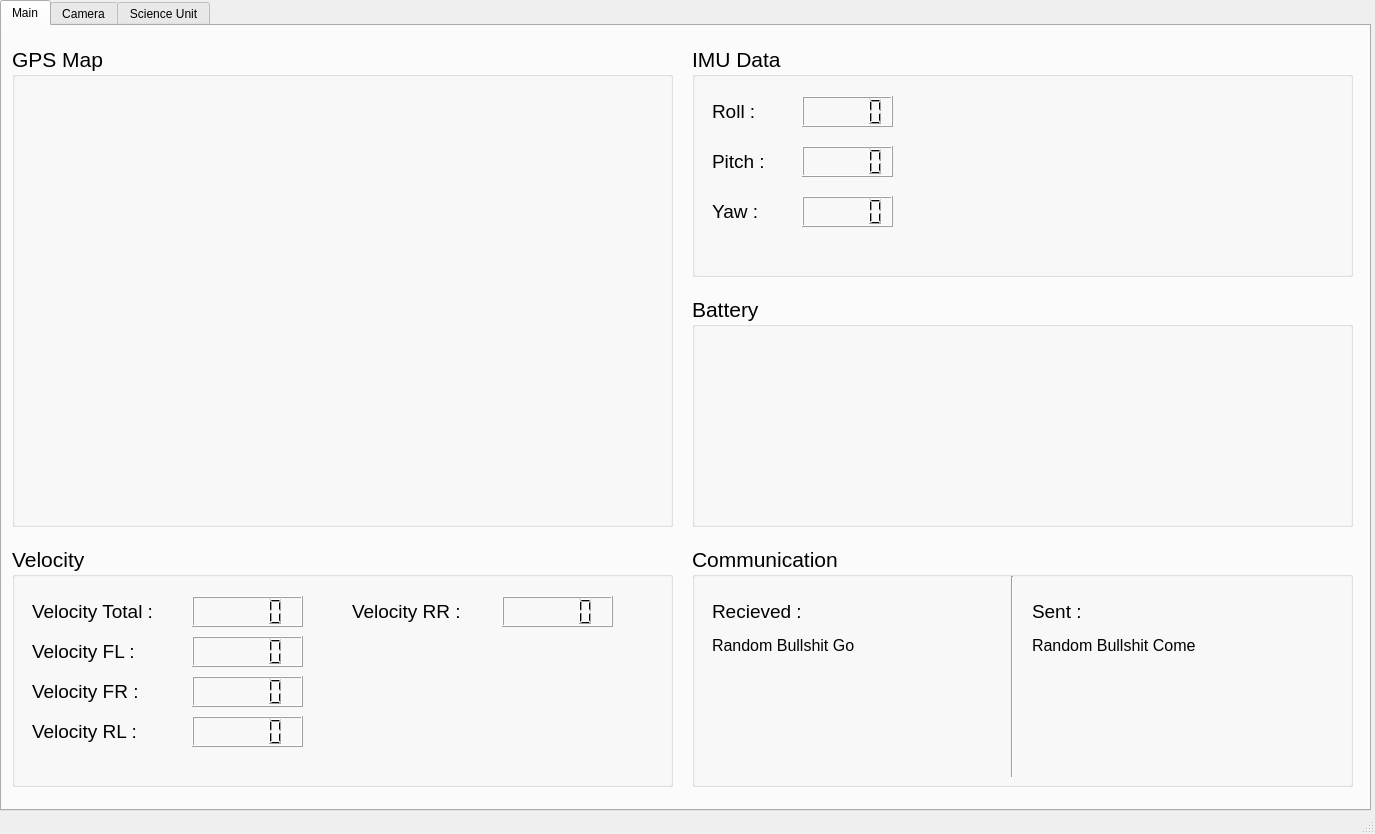
<?xml version="1.0" encoding="UTF-8"?>
<ui version="4.0">
 <class>MainWindow</class>
 <widget class="QMainWindow" name="MainWindow">
  <property name="geometry">
   <rect>
    <x>0</x>
    <y>0</y>
    <width>1375</width>
    <height>834</height>
   </rect>
  </property>
  <property name="windowTitle">
   <string>METU GUI</string>
  </property>
  <widget class="QWidget" name="centralwidget">
   <widget class="QTabWidget" name="TheTab">
    <property name="geometry">
     <rect>
      <x>0</x>
      <y>0</y>
      <width>1371</width>
      <height>811</height>
     </rect>
    </property>
    <property name="currentIndex">
     <number>0</number>
    </property>
    <widget class="QWidget" name="MainTab">
     <attribute name="title">
      <string>Main</string>
     </attribute>
     <widget class="QGroupBox" name="GPSMapGroupBox">
      <property name="geometry">
       <rect>
        <x>10</x>
        <y>20</y>
        <width>661</width>
        <height>481</height>
       </rect>
      </property>
      <property name="font">
       <font>
        <pointsize>16</pointsize>
       </font>
      </property>
      <property name="title">
       <string>GPS Map</string>
      </property>
      <widget class="QWidget" name="gridLayoutWidget_2">
       <property name="geometry">
        <rect>
         <x>10</x>
         <y>40</y>
         <width>641</width>
         <height>431</height>
        </rect>
       </property>
       <layout class="QGridLayout" name="GPSMapLayout"/>
      </widget>
     </widget>
     <widget class="QGroupBox" name="VelocityGroupBox">
      <property name="geometry">
       <rect>
        <x>10</x>
        <y>520</y>
        <width>661</width>
        <height>241</height>
       </rect>
      </property>
      <property name="font">
       <font>
        <pointsize>16</pointsize>
       </font>
      </property>
      <property name="title">
       <string>Velocity</string>
      </property>
      <widget class="QLabel" name="VelocityTotalText">
       <property name="geometry">
        <rect>
         <x>20</x>
         <y>50</y>
         <width>131</width>
         <height>31</height>
        </rect>
       </property>
       <property name="font">
        <font>
         <pointsize>14</pointsize>
        </font>
       </property>
       <property name="text">
        <string>Velocity Total :</string>
       </property>
      </widget>
      <widget class="QLabel" name="VelocityFLText">
       <property name="geometry">
        <rect>
         <x>20</x>
         <y>90</y>
         <width>131</width>
         <height>31</height>
        </rect>
       </property>
       <property name="font">
        <font>
         <pointsize>14</pointsize>
        </font>
       </property>
       <property name="text">
        <string>Velocity FL :</string>
       </property>
      </widget>
      <widget class="QLabel" name="VelocityFRText">
       <property name="geometry">
        <rect>
         <x>20</x>
         <y>130</y>
         <width>131</width>
         <height>31</height>
        </rect>
       </property>
       <property name="font">
        <font>
         <pointsize>14</pointsize>
        </font>
       </property>
       <property name="text">
        <string>Velocity FR :</string>
       </property>
      </widget>
      <widget class="QLabel" name="VelocityRLText">
       <property name="geometry">
        <rect>
         <x>20</x>
         <y>170</y>
         <width>131</width>
         <height>31</height>
        </rect>
       </property>
       <property name="font">
        <font>
         <pointsize>14</pointsize>
        </font>
       </property>
       <property name="text">
        <string>Velocity RL :</string>
       </property>
      </widget>
      <widget class="QLabel" name="VelocityRRText">
       <property name="geometry">
        <rect>
         <x>340</x>
         <y>50</y>
         <width>131</width>
         <height>31</height>
        </rect>
       </property>
       <property name="font">
        <font>
         <pointsize>14</pointsize>
        </font>
       </property>
       <property name="text">
        <string>Velocity RR :</string>
       </property>
      </widget>
      <widget class="QLCDNumber" name="VelocityTotalLCDNumber">
       <property name="geometry">
        <rect>
         <x>180</x>
         <y>50</y>
         <width>111</width>
         <height>31</height>
        </rect>
       </property>
      </widget>
      <widget class="QLCDNumber" name="VelocityFLLCDNumber">
       <property name="geometry">
        <rect>
         <x>180</x>
         <y>90</y>
         <width>111</width>
         <height>31</height>
        </rect>
       </property>
      </widget>
      <widget class="QLCDNumber" name="VelocityFRLCDNumber">
       <property name="geometry">
        <rect>
         <x>180</x>
         <y>130</y>
         <width>111</width>
         <height>31</height>
        </rect>
       </property>
      </widget>
      <widget class="QLCDNumber" name="VelocityRLLCDNumber">
       <property name="geometry">
        <rect>
         <x>180</x>
         <y>170</y>
         <width>111</width>
         <height>31</height>
        </rect>
       </property>
      </widget>
      <widget class="QLCDNumber" name="VelocityRRLCDNumber">
       <property name="geometry">
        <rect>
         <x>490</x>
         <y>50</y>
         <width>111</width>
         <height>31</height>
        </rect>
       </property>
      </widget>
     </widget>
     <widget class="QGroupBox" name="IMUGroupBox">
      <property name="geometry">
       <rect>
        <x>690</x>
        <y>20</y>
        <width>661</width>
        <height>231</height>
       </rect>
      </property>
      <property name="font">
       <font>
        <pointsize>16</pointsize>
       </font>
      </property>
      <property name="title">
       <string>IMU Data</string>
      </property>
      <widget class="QLabel" name="RollText">
       <property name="geometry">
        <rect>
         <x>20</x>
         <y>50</y>
         <width>81</width>
         <height>31</height>
        </rect>
       </property>
       <property name="font">
        <font>
         <pointsize>14</pointsize>
        </font>
       </property>
       <property name="text">
        <string>Roll : </string>
       </property>
      </widget>
      <widget class="QLabel" name="PitchText">
       <property name="geometry">
        <rect>
         <x>20</x>
         <y>100</y>
         <width>81</width>
         <height>31</height>
        </rect>
       </property>
       <property name="font">
        <font>
         <pointsize>14</pointsize>
        </font>
       </property>
       <property name="text">
        <string>Pitch :</string>
       </property>
      </widget>
      <widget class="QLabel" name="YawText">
       <property name="geometry">
        <rect>
         <x>20</x>
         <y>150</y>
         <width>81</width>
         <height>31</height>
        </rect>
       </property>
       <property name="font">
        <font>
         <pointsize>14</pointsize>
        </font>
       </property>
       <property name="text">
        <string>Yaw :</string>
       </property>
      </widget>
      <widget class="QLCDNumber" name="RollLCDNumber">
       <property name="geometry">
        <rect>
         <x>110</x>
         <y>50</y>
         <width>91</width>
         <height>31</height>
        </rect>
       </property>
      </widget>
      <widget class="QLCDNumber" name="PitchLCDNumber">
       <property name="geometry">
        <rect>
         <x>110</x>
         <y>100</y>
         <width>91</width>
         <height>31</height>
        </rect>
       </property>
      </widget>
      <widget class="QLCDNumber" name="YawLCDNumber">
       <property name="geometry">
        <rect>
         <x>110</x>
         <y>150</y>
         <width>91</width>
         <height>31</height>
        </rect>
       </property>
      </widget>
     </widget>
     <widget class="QGroupBox" name="BatteryGroupBox">
      <property name="geometry">
       <rect>
        <x>690</x>
        <y>270</y>
        <width>661</width>
        <height>231</height>
       </rect>
      </property>
      <property name="font">
       <font>
        <pointsize>16</pointsize>
       </font>
      </property>
      <property name="title">
       <string>Battery</string>
      </property>
      <widget class="QLabel" name="BatteryShow">
       <property name="geometry">
        <rect>
         <x>60</x>
         <y>30</y>
         <width>541</width>
         <height>191</height>
        </rect>
       </property>
       <property name="text">
        <string/>
       </property>
      </widget>
     </widget>
     <widget class="QGroupBox" name="CommunicationGroupBox">
      <property name="geometry">
       <rect>
        <x>690</x>
        <y>520</y>
        <width>661</width>
        <height>241</height>
       </rect>
      </property>
      <property name="font">
       <font>
        <pointsize>16</pointsize>
       </font>
      </property>
      <property name="title">
       <string>Communication</string>
      </property>
      <widget class="QLabel" name="RecievedText">
       <property name="geometry">
        <rect>
         <x>20</x>
         <y>50</y>
         <width>101</width>
         <height>31</height>
        </rect>
       </property>
       <property name="font">
        <font>
         <pointsize>14</pointsize>
        </font>
       </property>
       <property name="text">
        <string>Recieved : </string>
       </property>
      </widget>
      <widget class="QLabel" name="SentText">
       <property name="geometry">
        <rect>
         <x>340</x>
         <y>50</y>
         <width>81</width>
         <height>31</height>
        </rect>
       </property>
       <property name="font">
        <font>
         <pointsize>14</pointsize>
        </font>
       </property>
       <property name="text">
        <string>Sent :</string>
       </property>
      </widget>
      <widget class="QLabel" name="RecievedMessage">
       <property name="geometry">
        <rect>
         <x>20</x>
         <y>90</y>
         <width>271</width>
         <height>131</height>
        </rect>
       </property>
       <property name="font">
        <font>
         <pointsize>12</pointsize>
        </font>
       </property>
       <property name="text">
        <string>Random Bullshit Go</string>
       </property>
       <property name="scaledContents">
        <bool>true</bool>
       </property>
       <property name="alignment">
        <set>Qt::AlignLeading|Qt::AlignLeft|Qt::AlignTop</set>
       </property>
       <property name="wordWrap">
        <bool>true</bool>
       </property>
      </widget>
      <widget class="Line" name="line">
       <property name="geometry">
        <rect>
         <x>310</x>
         <y>30</y>
         <width>20</width>
         <height>201</height>
        </rect>
       </property>
       <property name="orientation">
        <enum>Qt::Vertical</enum>
       </property>
      </widget>
      <widget class="QLabel" name="SentMessage">
       <property name="geometry">
        <rect>
         <x>340</x>
         <y>90</y>
         <width>271</width>
         <height>131</height>
        </rect>
       </property>
       <property name="font">
        <font>
         <pointsize>12</pointsize>
        </font>
       </property>
       <property name="text">
        <string>Random Bullshit Come</string>
       </property>
       <property name="alignment">
        <set>Qt::AlignLeading|Qt::AlignLeft|Qt::AlignTop</set>
       </property>
      </widget>
     </widget>
    </widget>
    <widget class="QWidget" name="CameraTab">
     <attribute name="title">
      <string>Camera</string>
     </attribute>
     <widget class="QGroupBox" name="MainCameraGroupBox">
      <property name="geometry">
       <rect>
        <x>20</x>
        <y>10</y>
        <width>671</width>
        <height>761</height>
       </rect>
      </property>
      <property name="font">
       <font>
        <pointsize>16</pointsize>
       </font>
      </property>
      <property name="title">
       <string>Main Camera</string>
      </property>
      <widget class="QLabel" name="MainCamera">
       <property name="geometry">
        <rect>
         <x>10</x>
         <y>40</y>
         <width>651</width>
         <height>701</height>
        </rect>
       </property>
       <property name="styleSheet">
        <string notr="true">background : red</string>
       </property>
       <property name="text">
        <string/>
       </property>
      </widget>
     </widget>
     <widget class="QGroupBox" name="EndEffectorCameraGroupBox">
      <property name="geometry">
       <rect>
        <x>710</x>
        <y>10</y>
        <width>641</width>
        <height>361</height>
       </rect>
      </property>
      <property name="font">
       <font>
        <pointsize>16</pointsize>
       </font>
      </property>
      <property name="title">
       <string>End Effector Camera</string>
      </property>
      <widget class="QLabel" name="EndEffectorCamera">
       <property name="geometry">
        <rect>
         <x>10</x>
         <y>40</y>
         <width>621</width>
         <height>311</height>
        </rect>
       </property>
       <property name="styleSheet">
        <string notr="true">background : blue</string>
       </property>
       <property name="text">
        <string/>
       </property>
      </widget>
     </widget>
     <widget class="QGroupBox" name="ScienceHubCameraGroupBox">
      <property name="geometry">
       <rect>
        <x>710</x>
        <y>390</y>
        <width>641</width>
        <height>371</height>
       </rect>
      </property>
      <property name="font">
       <font>
        <pointsize>16</pointsize>
       </font>
      </property>
      <property name="title">
       <string>Science Hub Camera</string>
      </property>
      <widget class="QLabel" name="ScienceHubCamera">
       <property name="geometry">
        <rect>
         <x>10</x>
         <y>40</y>
         <width>621</width>
         <height>321</height>
        </rect>
       </property>
       <property name="styleSheet">
        <string notr="true">background : yellow</string>
       </property>
       <property name="text">
        <string/>
       </property>
      </widget>
     </widget>
    </widget>
    <widget class="QWidget" name="ScienceTab">
     <attribute name="title">
      <string>Science Unit</string>
     </attribute>
     <widget class="QWidget" name="gridLayoutWidget">
      <property name="geometry">
       <rect>
        <x>20</x>
        <y>10</y>
        <width>1331</width>
        <height>761</height>
       </rect>
      </property>
      <layout class="QGridLayout" name="ScienceGraphGrid">
       <item row="1" column="0">
        <widget class="QLabel" name="Graph4">
         <property name="styleSheet">
          <string notr="true">background: red; margin: 20px</string>
         </property>
         <property name="text">
          <string/>
         </property>
        </widget>
       </item>
       <item row="1" column="1">
        <widget class="QLabel" name="Graph5">
         <property name="styleSheet">
          <string notr="true">background: red; margin: 20px</string>
         </property>
         <property name="text">
          <string/>
         </property>
        </widget>
       </item>
       <item row="0" column="2">
        <widget class="QLabel" name="Graph3">
         <property name="styleSheet">
          <string notr="true">background: red; margin: 20px</string>
         </property>
         <property name="text">
          <string/>
         </property>
        </widget>
       </item>
       <item row="0" column="0">
        <widget class="QLabel" name="Graph">
         <property name="styleSheet">
          <string notr="true">background: red; margin: 20px</string>
         </property>
         <property name="text">
          <string/>
         </property>
        </widget>
       </item>
       <item row="0" column="1">
        <widget class="QLabel" name="Graph2">
         <property name="styleSheet">
          <string notr="true">background: red; margin: 20px</string>
         </property>
         <property name="text">
          <string/>
         </property>
        </widget>
       </item>
       <item row="1" column="2">
        <widget class="QLabel" name="Graph6">
         <property name="styleSheet">
          <string notr="true">background: red; margin: 20px</string>
         </property>
         <property name="text">
          <string/>
         </property>
        </widget>
       </item>
      </layout>
     </widget>
    </widget>
   </widget>
  </widget>
  <widget class="QStatusBar" name="statusbar"/>
 </widget>
 <resources/>
 <connections/>
</ui>
